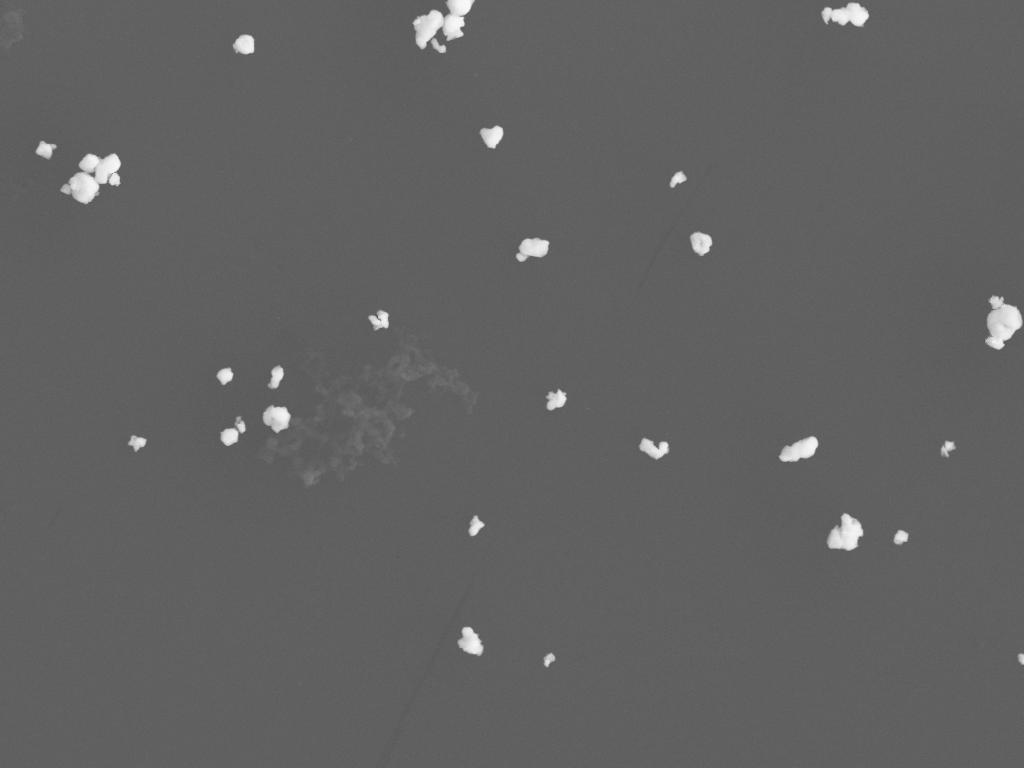
#> input picture 2y-08WC-SDS1h-12PAH2h-wc30m-07.png, 1024 x 768 px
$ python 'juBuJiDaZhi(1).py'
#> lines starting #> are read from the running program, lines starting #| are printed output that depends on the picture; after the words box and inside, x2 and y2 are one past the last pixel; in counts of white or black regions, pixels touching at a corner belong together
#> further down, image is the input picture: shape (768, 1024, 3); min 87, max 248, mean 98.1
import cv2
import numpy as np
import matplotlib.pyplot as plt

def h_maxima_transform(image, h_value):
    # 计算距离变换
    dist_transform = cv2.distanceTransform(image, cv2.DIST_L2, 5)

    # 应用H-maxima变换
    h_maxima_transformed = np.maximum(dist_transform - h_value, 0)

    return h_maxima_transformed

def watershed_segmentation(image):
    # 转换为灰度图
    gray = cv2.cvtColor(image, cv2.COLOR_BGR2GRAY)

    # 二值化图像（可以根据具体情况选择合适的阈值方法）
    _, binary_image = cv2.threshold(gray, 0, 255, cv2.THRESH_BINARY | cv2.THRESH_OTSU)
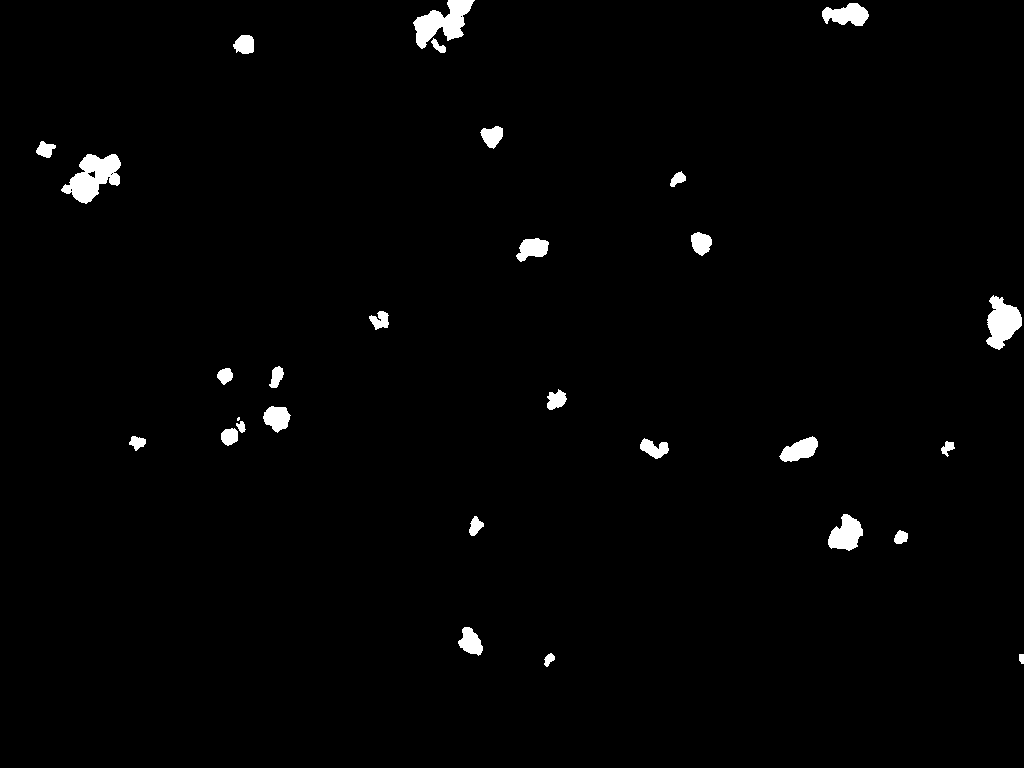
#> binary_image: shape (768, 1024); 1.5% white; 29 white regions (1 under 20 px), largest, box (x1, y1, x2, y2) and area: (61, 154, 121, 204) 1637, (413, 0, 475, 49) 1481, (986, 295, 1022, 350) 1220

    # 使用H-maxima变换
    h_value = 0.0005
    h_maxima_result = h_maxima_transform(binary_image, h_value)

    # 转换为8位无符号整数
    h_maxima_result = np.uint8(h_maxima_result)

    # 使用分水岭算法进行分割
    _, markers = cv2.connectedComponents(h_maxima_result)
#> markers: shape (768, 1024) int32; 30 distinct labels, from 0 to 29
    markers = markers + 1
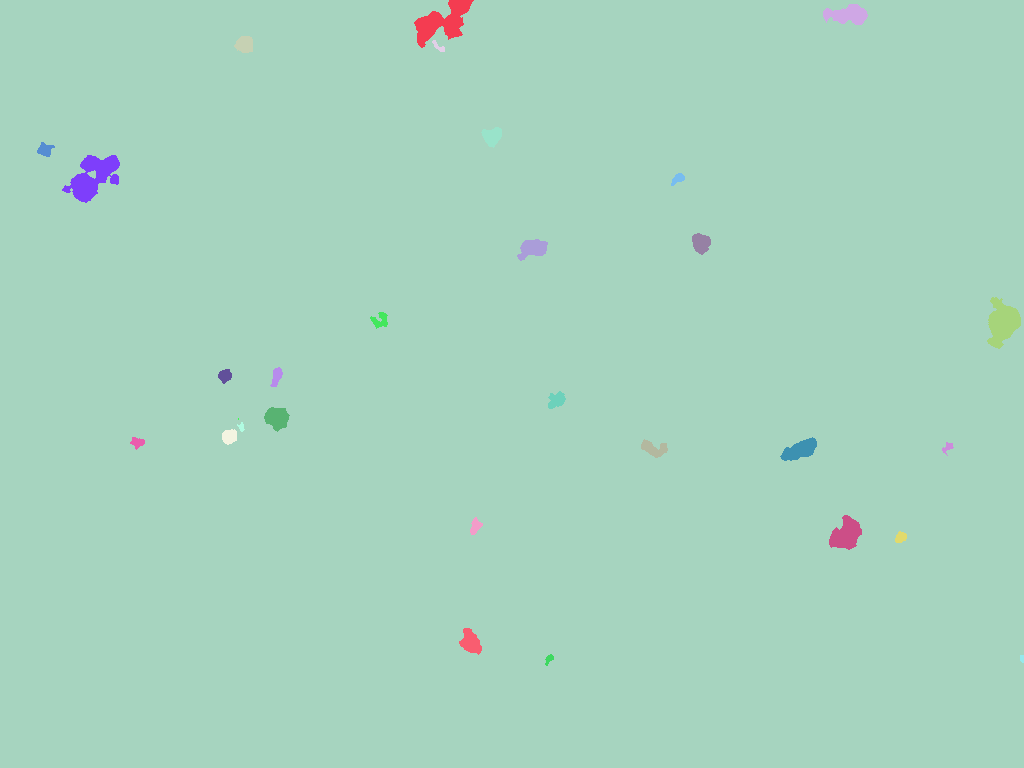
#> markers: shape (768, 1024) int32; 30 distinct labels, from 1 to 30; one colour per label, 0 black
    markers[~binary_image] = 0  # 将背景标记为0
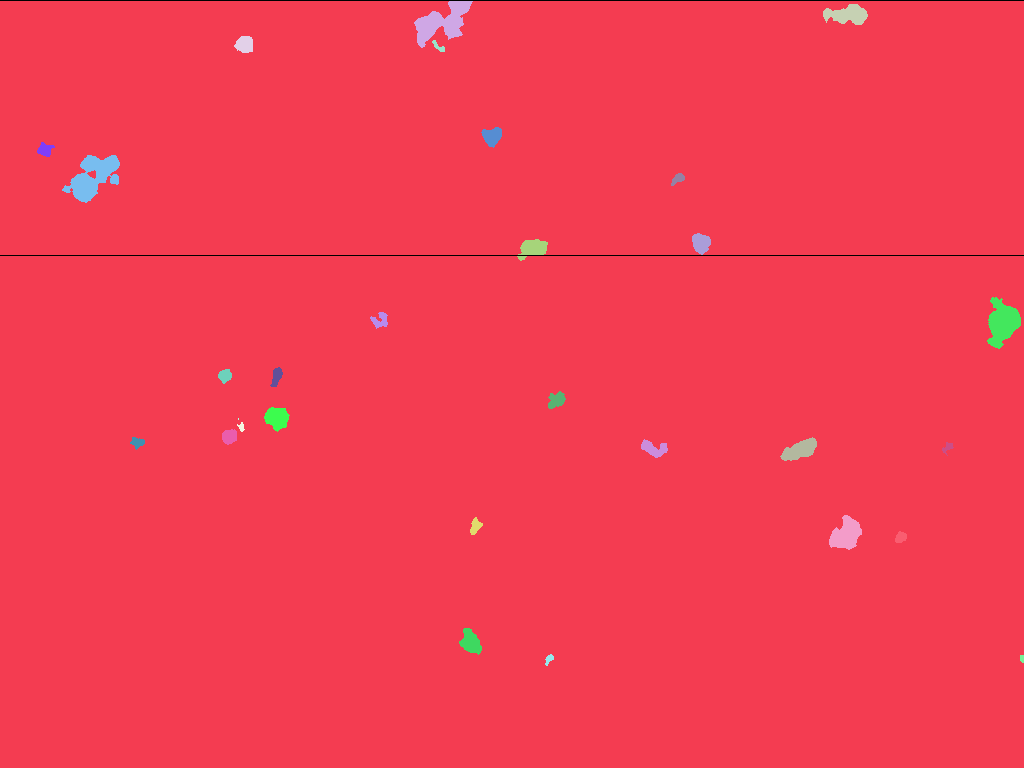
#> markers: shape (768, 1024) int32; 31 distinct labels, from 0 to 30; one colour per label, 0 black
    markers = cv2.watershed(image, markers)
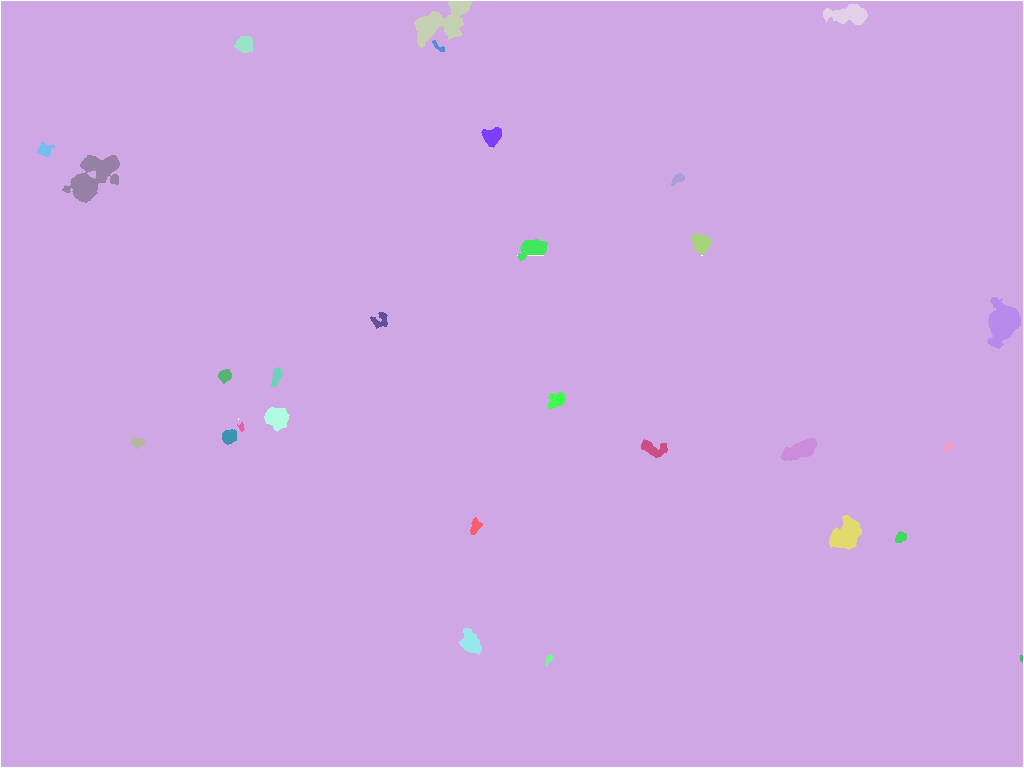
#> markers: shape (768, 1024) int32; 31 distinct labels, from -1 to 30; one colour per label, 0 black, -1 white
    image[markers == -1] = [0, 0, 255]  # 将分水岭线标记为红色
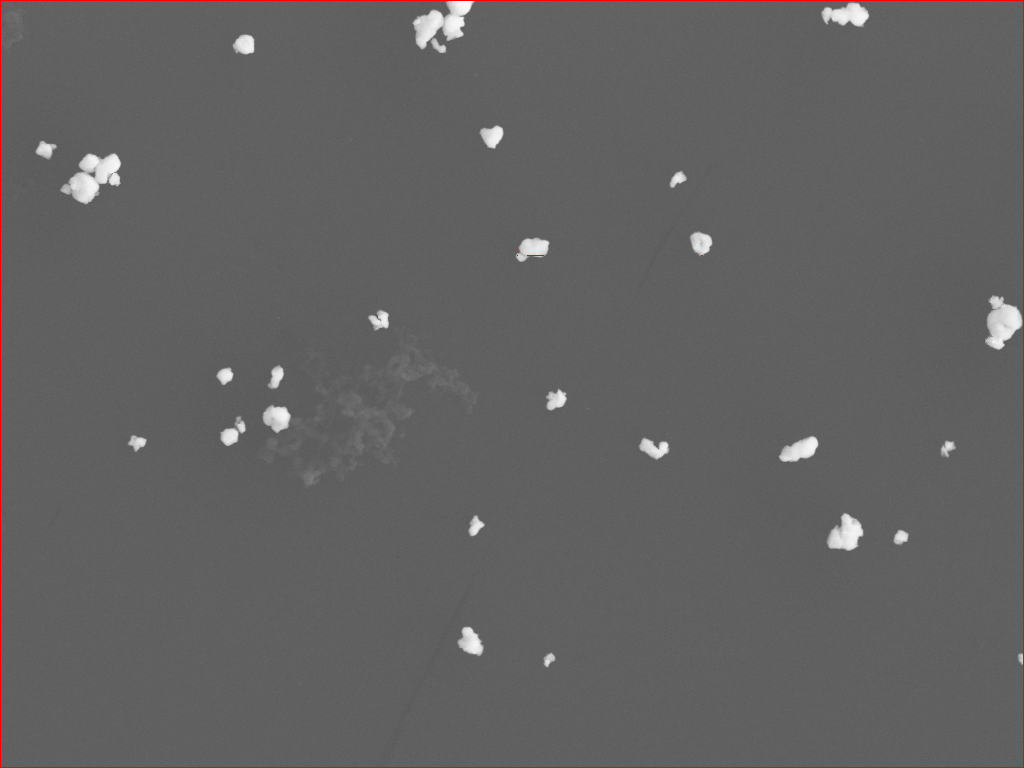
#> image: shape (768, 1024, 3); 0.46% of pixels changed, all inside (x1, y1, x2, y2) = (0, 0, 1024, 768)

    return image

# 读取图像
image = cv2.imread('2y-08WC-SDS1h-12PAH2h-wc30m-07.png')

# 进行分割
segmented_image = watershed_segmentation(image)

# 显示结果
plt.figure(figsize=(10, 5))

plt.subplot(121)
plt.imshow(cv2.cvtColor(image, cv2.COLOR_BGR2RGB))
plt.title('Original Image')

plt.subplot(122)
plt.imshow(cv2.cvtColor(segmented_image, cv2.COLOR_BGR2RGB))
plt.title('Segmented Image')

plt.show()
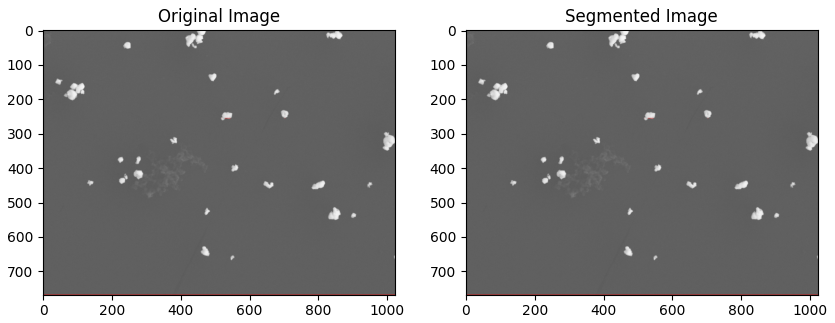
#> figure drawn by matplotlib, 2 panels
